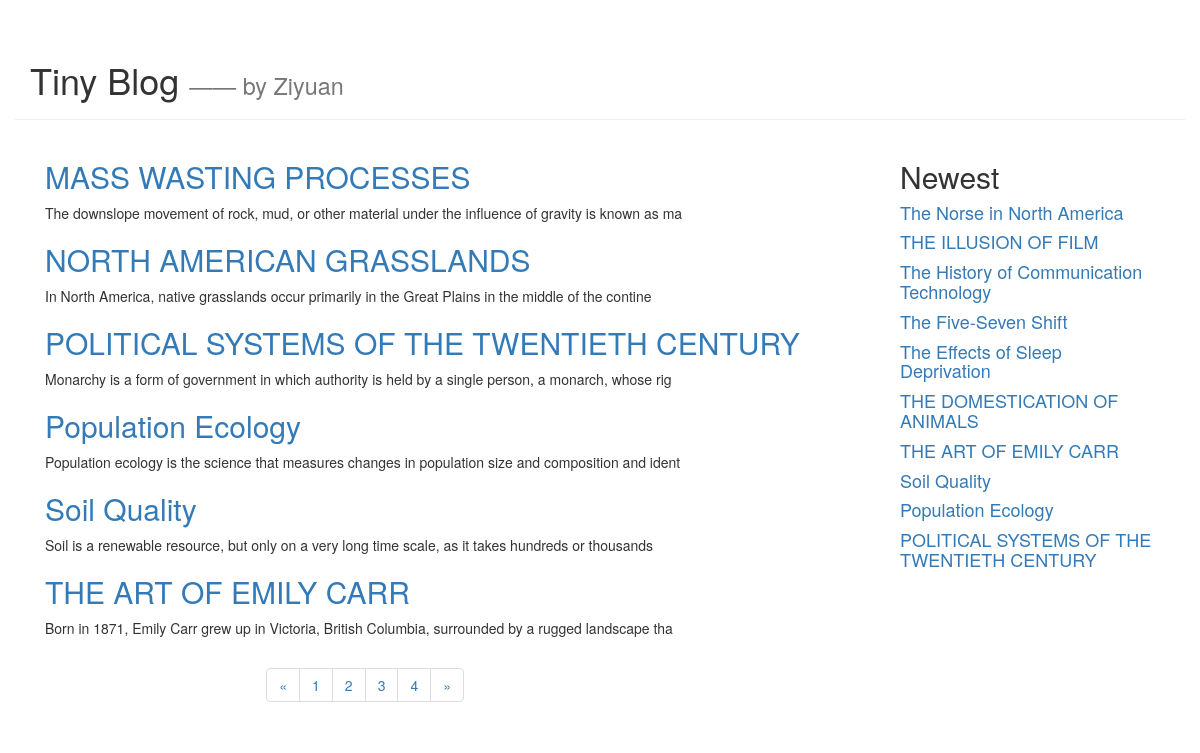
The app's page /blog/index?page=3 with its own data.
### blog/models.py (models this page shows, shortened)
class Article(models.Model):
    article_id = models.AutoField(primary_key=True)
    title = models.TextField()
    brief_content = models.TextField()
    content = models.TextField()
    publish_date = models.DateTimeField(auto_now=True)

### blog/views.py (the view)
# urls.py: path('index', blog.views.get_index_page),
def get_index_page(request):
    page = request.GET.get('page')
    if page:
        page = int(page)
    else:
        page = 1
    print('page param: ', page)
    all_article = Article.objects.all()
    top10_article_list = Article.objects.order_by('-publish_date')[:10]
    paginator = Paginator(all_article, 6)
    page_num = paginator.num_pages
    print('page num:', page_num)
    page_article_list = paginator.page(page)
    if page_article_list.has_next():
        next_page = page + 1
    else:
        next_page = page
    if page_article_list.has_previous():
        previous_page = page - 1
    else:
        previous_page = page
    return render(request, 'blog/index.html',
                  {
                      'article_list': page_article_list,
                      'page_num': range(1, page_num + 1),
                      'curr_page': page,
                      'next_page': next_page,
                      'previous_page': previous_page,
                      'top10_article_list': top10_article_list
                  }
                )

### blog/templates/blog/index.html (shortened to what this page needs)
<!DOCTYPE html>
<html lang="en">
<head>
    <link rel="stylesheet" href="https://cdn.jsdelivr.net/npm/bootstrap@3.3.7/dist/css/bootstrap.min.css"
>
</head>
<body>
<div class="container page-header">
    <h1>Tiny Blog
        <small> —— by Ziyuan</small>
    </h1>
</div>
<div class="container page-body">
    <div class="col-md-9" role="main">
        <div class="body-main">
            {% for article in article_list %}
            <div>
                <h2><a href="/blog/detail/{{article.article_id}}">{{ article.title }}</a></h2>
                <p>
                    {{article.brief_content}}
                </p>
            </div>
            {% endfor %}
        </div>
        <div class="body-footer">
            <div class="col-md-4 col-md-offset-3">
                <nav aria-label="Page navigation">
                    <ul class="pagination">
                        <li>
                            <a href="/blog/index?page={{previous_page}}" aria-label="Previous">
                                <span aria-hidden="true">&laquo;</span>
                            </a>
                        </li>
                        {% for num in page_num %}
                        <li><a href="/blog/index?page={{num}}">{{ num }}</a></li>
                        {% endfor %}
                        <li>
                            <a href="/blog/index?page={{next_page}}" aria-label="Next">
                                <span aria-hidden="true">&raquo;</span>
                            </a>
                        </li>
                    </ul>
                </nav>
            </div>
        </div>
    </div>
    <div class="col-md-3" role="complementary">
        <div>
            <h2>Newest</h2>
            {% for article in top10_article_list %}
            <h4><a href="/blog/detail/{{article.article_id}}">{{ article.title }}</a></h4>
            {% endfor %}
        </div>
    </div>
</div>
</body>
</html>

### records on screen
Article: title "MASS WASTING PROCESSES", brief_content "The downslope movement of rock, mud, or other material under the influence of gravity is known as ma"
Article: title "NORTH AMERICAN GRASSLANDS", brief_content "In North America, native grasslands occur primarily in the Great Plains in the middle of the contine"
Article: title "POLITICAL SYSTEMS OF THE TWENTIETH CENTURY", brief_content "Monarchy is a form of government in which authority is held by a single person, a monarch, whose rig"
Article: title "Population Ecology", brief_content "Population ecology is the science that measures changes in population size and composition and ident"
Article: title "Soil Quality", brief_content "Soil is a renewable resource, but only on a very long time scale, as it takes hundreds or thousands"
Article: title "THE ART OF EMILY CARR", brief_content "Born in 1871, Emily Carr grew up in Victoria, British Columbia, surrounded by a rugged landscape tha"
Article: title "The Norse in North America"
Article: title "THE ILLUSION OF FILM"
Article: title "The History of Communication Technology"
Article: title "The Five-Seven Shift"
Article: title "The Effects of Sleep Deprivation"
Article: title "THE DOMESTICATION OF ANIMALS"

### other values on screen
{{ num }} "1" "2" "3" "4"
